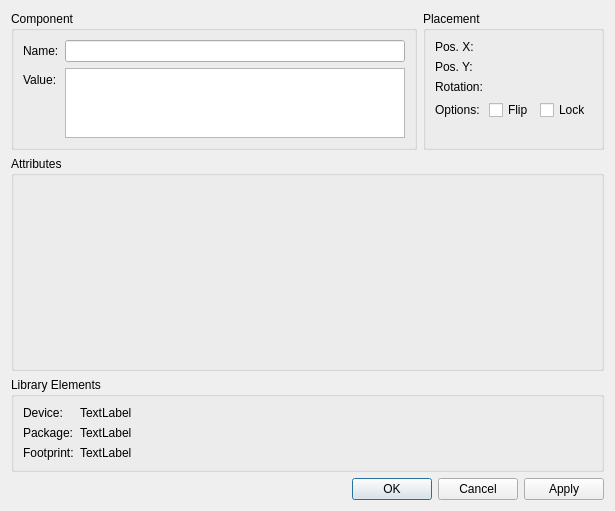
<?xml version="1.0" encoding="UTF-8"?>
<ui version="4.0">
 <class>librepcb::editor::DeviceInstancePropertiesDialog</class>
 <widget class="QDialog" name="librepcb::editor::DeviceInstancePropertiesDialog">
  <property name="geometry">
   <rect>
    <x>0</x>
    <y>0</y>
    <width>615</width>
    <height>511</height>
   </rect>
  </property>
  <property name="windowTitle">
   <string>Device Properties</string>
  </property>
  <layout class="QVBoxLayout" name="verticalLayout">
   <item>
    <layout class="QGridLayout" name="gridLayout">
     <item row="0" column="1">
      <widget class="QGroupBox" name="gbxSymbInst">
       <property name="sizePolicy">
        <sizepolicy hsizetype="Maximum" vsizetype="Preferred">
         <horstretch>0</horstretch>
         <verstretch>0</verstretch>
        </sizepolicy>
       </property>
       <property name="title">
        <string>Placement</string>
       </property>
       <layout class="QFormLayout" name="formLayout_2">
        <property name="fieldGrowthPolicy">
         <enum>QFormLayout::AllNonFixedFieldsGrow</enum>
        </property>
        <item row="0" column="0">
         <widget class="QLabel" name="label_6">
          <property name="text">
           <string>Pos. X:</string>
          </property>
         </widget>
        </item>
        <item row="0" column="1">
         <widget class="librepcb::editor::LengthEdit" name="edtPosX" native="true"/>
        </item>
        <item row="1" column="0">
         <widget class="QLabel" name="label_7">
          <property name="text">
           <string>Pos. Y:</string>
          </property>
         </widget>
        </item>
        <item row="1" column="1">
         <widget class="librepcb::editor::LengthEdit" name="edtPosY" native="true"/>
        </item>
        <item row="2" column="0">
         <widget class="QLabel" name="label_8">
          <property name="text">
           <string>Rotation:</string>
          </property>
         </widget>
        </item>
        <item row="2" column="1">
         <widget class="librepcb::editor::AngleEdit" name="edtRotation" native="true"/>
        </item>
        <item row="3" column="1">
         <layout class="QHBoxLayout" name="horizontalLayout">
          <item>
           <widget class="QCheckBox" name="cbxMirror">
            <property name="text">
             <string notr="true">Flip</string>
            </property>
           </widget>
          </item>
          <item>
           <widget class="QCheckBox" name="cbxLock">
            <property name="text">
             <string notr="true">Lock</string>
            </property>
           </widget>
          </item>
         </layout>
        </item>
        <item row="3" column="0">
         <widget class="QLabel" name="label">
          <property name="text">
           <string>Options:</string>
          </property>
         </widget>
        </item>
       </layout>
      </widget>
     </item>
     <item row="2" column="0" colspan="2">
      <widget class="QGroupBox" name="gbxCmpLib">
       <property name="sizePolicy">
        <sizepolicy hsizetype="Preferred" vsizetype="Preferred">
         <horstretch>0</horstretch>
         <verstretch>1</verstretch>
        </sizepolicy>
       </property>
       <property name="title">
        <string>Library Elements</string>
       </property>
       <layout class="QFormLayout" name="formLayout_3">
        <property name="fieldGrowthPolicy">
         <enum>QFormLayout::AllNonFixedFieldsGrow</enum>
        </property>
        <property name="formAlignment">
         <set>Qt::AlignLeading|Qt::AlignLeft|Qt::AlignTop</set>
        </property>
        <item row="0" column="0">
         <widget class="QLabel" name="label_10">
          <property name="sizePolicy">
           <sizepolicy hsizetype="Maximum" vsizetype="Preferred">
            <horstretch>0</horstretch>
            <verstretch>0</verstretch>
           </sizepolicy>
          </property>
          <property name="text">
           <string>Device:</string>
          </property>
         </widget>
        </item>
        <item row="0" column="1">
         <widget class="QLabel" name="lblLibDeviceName">
          <property name="sizePolicy">
           <sizepolicy hsizetype="Ignored" vsizetype="Preferred">
            <horstretch>0</horstretch>
            <verstretch>0</verstretch>
           </sizepolicy>
          </property>
          <property name="text">
           <string notr="true">TextLabel</string>
          </property>
          <property name="textFormat">
           <enum>Qt::RichText</enum>
          </property>
          <property name="textInteractionFlags">
           <set>Qt::LinksAccessibleByKeyboard|Qt::LinksAccessibleByMouse</set>
          </property>
         </widget>
        </item>
        <item row="1" column="0">
         <widget class="QLabel" name="label_18">
          <property name="sizePolicy">
           <sizepolicy hsizetype="Maximum" vsizetype="Preferred">
            <horstretch>0</horstretch>
            <verstretch>0</verstretch>
           </sizepolicy>
          </property>
          <property name="text">
           <string>Package:</string>
          </property>
         </widget>
        </item>
        <item row="1" column="1">
         <widget class="QLabel" name="lblLibPackageName">
          <property name="sizePolicy">
           <sizepolicy hsizetype="Ignored" vsizetype="Preferred">
            <horstretch>0</horstretch>
            <verstretch>0</verstretch>
           </sizepolicy>
          </property>
          <property name="text">
           <string notr="true">TextLabel</string>
          </property>
          <property name="textFormat">
           <enum>Qt::RichText</enum>
          </property>
          <property name="textInteractionFlags">
           <set>Qt::LinksAccessibleByKeyboard|Qt::LinksAccessibleByMouse</set>
          </property>
         </widget>
        </item>
        <item row="2" column="0">
         <widget class="QLabel" name="label_17">
          <property name="sizePolicy">
           <sizepolicy hsizetype="Maximum" vsizetype="Preferred">
            <horstretch>0</horstretch>
            <verstretch>0</verstretch>
           </sizepolicy>
          </property>
          <property name="text">
           <string>Footprint:</string>
          </property>
         </widget>
        </item>
        <item row="2" column="1">
         <widget class="QLabel" name="lblLibFootprintName">
          <property name="sizePolicy">
           <sizepolicy hsizetype="Ignored" vsizetype="Preferred">
            <horstretch>0</horstretch>
            <verstretch>0</verstretch>
           </sizepolicy>
          </property>
          <property name="text">
           <string notr="true">TextLabel</string>
          </property>
          <property name="textFormat">
           <enum>Qt::RichText</enum>
          </property>
          <property name="textInteractionFlags">
           <set>Qt::LinksAccessibleByKeyboard|Qt::LinksAccessibleByMouse</set>
          </property>
         </widget>
        </item>
       </layout>
      </widget>
     </item>
     <item row="0" column="0">
      <widget class="QGroupBox" name="gbxComponentInstance">
       <property name="sizePolicy">
        <sizepolicy hsizetype="Preferred" vsizetype="Preferred">
         <horstretch>0</horstretch>
         <verstretch>1</verstretch>
        </sizepolicy>
       </property>
       <property name="title">
        <string>Component</string>
       </property>
       <layout class="QFormLayout" name="formLayout">
        <property name="fieldGrowthPolicy">
         <enum>QFormLayout::AllNonFixedFieldsGrow</enum>
        </property>
        <item row="0" column="0">
         <widget class="QLabel" name="label_2">
          <property name="text">
           <string>Name:</string>
          </property>
         </widget>
        </item>
        <item row="0" column="1">
         <widget class="QLineEdit" name="edtCompInstName"/>
        </item>
        <item row="1" column="0">
         <widget class="QLabel" name="label_4">
          <property name="text">
           <string>Value:</string>
          </property>
         </widget>
        </item>
        <item row="1" column="1">
         <widget class="QTextEdit" name="edtCompInstValue">
          <property name="sizePolicy">
           <sizepolicy hsizetype="Expanding" vsizetype="Maximum">
            <horstretch>0</horstretch>
            <verstretch>0</verstretch>
           </sizepolicy>
          </property>
          <property name="tabChangesFocus">
           <bool>true</bool>
          </property>
         </widget>
        </item>
       </layout>
      </widget>
     </item>
     <item row="1" column="0" colspan="2">
      <widget class="QGroupBox" name="groupBox">
       <property name="sizePolicy">
        <sizepolicy hsizetype="Preferred" vsizetype="Expanding">
         <horstretch>0</horstretch>
         <verstretch>100</verstretch>
        </sizepolicy>
       </property>
       <property name="title">
        <string>Attributes</string>
       </property>
       <layout class="QVBoxLayout" name="attributesLayout">
        <item>
         <widget class="librepcb::editor::AttributeListEditorWidget" name="attributeListEditorWidget" native="true"/>
        </item>
       </layout>
      </widget>
     </item>
    </layout>
   </item>
   <item>
    <widget class="QDialogButtonBox" name="buttonBox">
     <property name="orientation">
      <enum>Qt::Horizontal</enum>
     </property>
     <property name="standardButtons">
      <set>QDialogButtonBox::Apply|QDialogButtonBox::Cancel|QDialogButtonBox::Ok</set>
     </property>
    </widget>
   </item>
  </layout>
 </widget>
 <customwidgets>
  <customwidget>
   <class>librepcb::editor::LengthEdit</class>
   <extends>QWidget</extends>
   <header location="global">librepcb/editor/widgets/lengthedit.h</header>
   <container>1</container>
  </customwidget>
  <customwidget>
   <class>librepcb::editor::AngleEdit</class>
   <extends>QWidget</extends>
   <header location="global">librepcb/editor/widgets/angleedit.h</header>
   <container>1</container>
  </customwidget>
  <customwidget>
   <class>librepcb::editor::AttributeListEditorWidget</class>
   <extends>QWidget</extends>
   <header location="global">librepcb/editor/widgets/attributelisteditorwidget.h</header>
   <container>1</container>
  </customwidget>
 </customwidgets>
 <tabstops>
  <tabstop>edtCompInstName</tabstop>
  <tabstop>edtCompInstValue</tabstop>
  <tabstop>edtPosX</tabstop>
  <tabstop>edtPosY</tabstop>
  <tabstop>edtRotation</tabstop>
  <tabstop>cbxMirror</tabstop>
  <tabstop>cbxLock</tabstop>
  <tabstop>attributeListEditorWidget</tabstop>
 </tabstops>
 <resources/>
 <connections/>
</ui>
